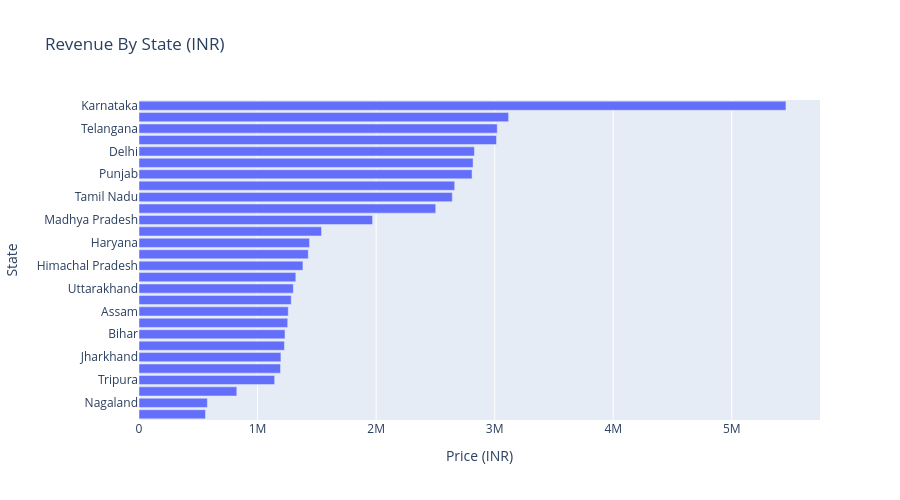

The notebook cell saved with this chart:
### Markdown cell above
#### Total Sales by State

### Code cell
fig= px.bar(
    df.groupby("State", as_index=False)["Price (INR)"].sum()
    .sort_values("Price (INR)", ascending=False),
    x="Price (INR)",
    y="State",
    orientation="h",
    title="Revenue By State (INR)"
)

fig.update_layout(height=500, yaxis=dict(autorange="reversed"))
fig.show()

### Figure 1 — Plotly figure (JSON) as saved in the notebook; plotly's stock layout.template omitted (floating-point values rounded to 4 significant figures)
{"data": [{"hovertemplate": "Price (INR)=%{x}<br>State=%{y}<extra></extra>", "legendgroup": "", "marker": {"color": "#636efa", "pattern": {"shape": ""}}, "name": "", "orientation": "h", "showlegend": false, "textposition": "auto", "type": "bar", "x": [5457000.0, 3117000.0, 3022000.0, 3016000.0, 2829000.0, 2818000.0, 2809000.0, 2663000.0, 2643000.0, 2503000.0, 1970000.0, 1539000.0, 1438000.0, 1428000.0, 1383000.0, 1323000.0, 1302000.0, 1284000.0, 1259000.0, 1254000.0, 1232000.0, 1227000.0, 1197000.0, 1194000.0, 1144000.0, 824900.0, 576800.0, 561000.0], "xaxis": "x", "y": ["Karnataka", "Uttar Pradesh", "Telangana", "Maharashtra", "Delhi", "Gujarat", "Punjab", "West Bengal", "Tamil Nadu", "Rajasthan", "Madhya Pradesh", "Goa", "Haryana", "Meghalaya", "Himachal Pradesh", "Jammu and Kashmir", "Uttarakhand", "Kerala", "Assam", "Manipur", "Bihar", "Chhattisgarh", "Jharkhand", "Odisha", "Tripura", "Mizoram", "Nagaland", "Sikkim"], "yaxis": "y"}], "layout": {"barmode": "relative", "height": 500, "legend": {"tracegroupgap": 0}, "title": {"text": "Revenue By State (INR)"}, "xaxis": {"anchor": "y", "domain": [0, 1], "title": {"text": "Price (INR)"}}, "yaxis": {"anchor": "x", "autorange": "reversed", "domain": [0, 1], "title": {"text": "State"}}}}
